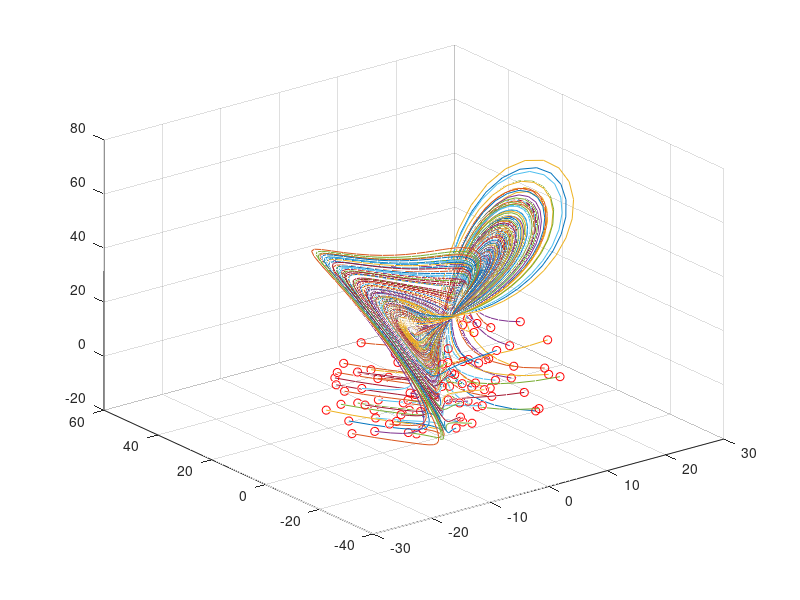

This figure's MATLAB source: (Note: this script raises an error after producing the figure.)
% Simulate Lorenz system
dt=0.01; T=8; t=0:dt:T;
b=8/3; sig=10; r=28;
Lorenz = @(t,x)([ sig * (x(2) - x(1))       ; ...
                  r * x(1)-x(1) * x(3) - x(2) ; ...
                  x(1) * x(2) - b*x(3)         ]);
ode_options = odeset('RelTol',1e-10, 'AbsTol',1e-11);

figure(1)
input=[]; output=[];
for j=1:100 % training trajectories
    x0=30*(rand(3,1)-0.5);
    [t,y] = ode45(Lorenz,t,x0);
    input=[input; y(1:end-1,:)];
    output=[output; y(2:end,:)];
    plot3(y(:,1),y(:,2),y(:,3)), hold on
    plot3(x0(1),x0(2),x0(3),'ro')
end
grid on
saveas(gcf,'../../plots/lorenz_ml_traj.png')

% Build neural network
net = feedforwardnet([10 10 10]); 
net.layers{1}.transferFcn = 'logsig'; 
net.layers{2}.transferFcn = 'radbas'; 
net.layers{3}.transferFcn = 'purelin'; 

% Train
net = train(net,input.',output.');

% Choose initial condition
x0 = [
   -2.9593;
   -5.2244;
   11.6118
];

% Simulate 'true' values
[t,y] = ode45(Lorenz,t,x0);

% NN prediction
ynn(1,:)=x0;
for jj=2:length(t)
    y0=net(x0);
    ynn(jj,:)=y0.';
    x0=y0;
end

figure(2)

subplot(3,1,1)
plot(t,y(:,1),'--'); hold on
plot(t,ynn(:,1))
ylabel('y_1')
legend('y', '$\hat{y}$','Interpreter','Latex')
grid on

subplot(3,1,2)
plot(t,y(:,2),'--'); hold on
plot(t,ynn(:,2))
ylabel('y_2')
legend('y', '$\hat{y}$','Interpreter','Latex')
grid on

subplot(3,1,3)
plot(t,y(:,2),'--'); hold on
plot(t,ynn(:,2))
ylabel('y_3')
legend('y', '$\hat{y}$','Interpreter','Latex')
grid on

xlabel('t')

saveas(gcf,'../../plots/lorenz_ml_pred.png')
